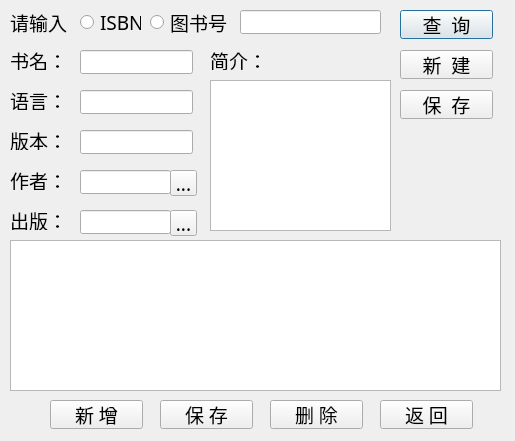
<?xml version="1.0" encoding="UTF-8"?>
<ui version="4.0">
 <class>BookManagementDialog</class>
 <widget class="QDialog" name="BookManagementDialog">
  <property name="geometry">
   <rect>
    <x>0</x>
    <y>0</y>
    <width>515</width>
    <height>441</height>
   </rect>
  </property>
  <property name="windowTitle">
   <string>Dialog</string>
  </property>
  <widget class="QLineEdit" name="isbn_edt">
   <property name="geometry">
    <rect>
     <x>240</x>
     <y>10</y>
     <width>141</width>
     <height>24</height>
    </rect>
   </property>
   <property name="font">
    <font>
     <family>思源黑体</family>
     <pointsize>14</pointsize>
    </font>
   </property>
  </widget>
  <widget class="QLabel" name="label">
   <property name="geometry">
    <rect>
     <x>10</x>
     <y>10</y>
     <width>61</width>
     <height>24</height>
    </rect>
   </property>
   <property name="font">
    <font>
     <family>思源黑体</family>
     <pointsize>14</pointsize>
    </font>
   </property>
   <property name="text">
    <string>请输入：</string>
   </property>
  </widget>
  <widget class="QRadioButton" name="ISBN_ra">
   <property name="geometry">
    <rect>
     <x>80</x>
     <y>10</y>
     <width>61</width>
     <height>24</height>
    </rect>
   </property>
   <property name="font">
    <font>
     <family>思源黑体</family>
     <pointsize>14</pointsize>
    </font>
   </property>
   <property name="text">
    <string>ISBN</string>
   </property>
  </widget>
  <widget class="QRadioButton" name="idx_ra">
   <property name="geometry">
    <rect>
     <x>150</x>
     <y>10</y>
     <width>81</width>
     <height>24</height>
    </rect>
   </property>
   <property name="font">
    <font>
     <family>思源黑体</family>
     <pointsize>14</pointsize>
    </font>
   </property>
   <property name="text">
    <string>图书号</string>
   </property>
  </widget>
  <widget class="QPushButton" name="search_btn">
   <property name="geometry">
    <rect>
     <x>400</x>
     <y>10</y>
     <width>93</width>
     <height>29</height>
    </rect>
   </property>
   <property name="font">
    <font>
     <family>思源黑体</family>
     <pointsize>14</pointsize>
    </font>
   </property>
   <property name="text">
    <string>查  询</string>
   </property>
  </widget>
  <widget class="QPushButton" name="new_book_btn">
   <property name="geometry">
    <rect>
     <x>50</x>
     <y>400</y>
     <width>93</width>
     <height>29</height>
    </rect>
   </property>
   <property name="font">
    <font>
     <family>思源黑体</family>
     <pointsize>14</pointsize>
    </font>
   </property>
   <property name="text">
    <string>新 增</string>
   </property>
  </widget>
  <widget class="QPushButton" name="save_book_btn">
   <property name="geometry">
    <rect>
     <x>160</x>
     <y>400</y>
     <width>93</width>
     <height>29</height>
    </rect>
   </property>
   <property name="font">
    <font>
     <family>思源黑体</family>
     <pointsize>14</pointsize>
    </font>
   </property>
   <property name="text">
    <string>保 存</string>
   </property>
  </widget>
  <widget class="QPushButton" name="delete_book_btn">
   <property name="geometry">
    <rect>
     <x>270</x>
     <y>400</y>
     <width>93</width>
     <height>29</height>
    </rect>
   </property>
   <property name="font">
    <font>
     <family>思源黑体</family>
     <pointsize>14</pointsize>
    </font>
   </property>
   <property name="text">
    <string>删 除</string>
   </property>
  </widget>
  <widget class="QPushButton" name="back_btn">
   <property name="geometry">
    <rect>
     <x>380</x>
     <y>400</y>
     <width>93</width>
     <height>29</height>
    </rect>
   </property>
   <property name="font">
    <font>
     <family>思源黑体</family>
     <pointsize>14</pointsize>
    </font>
   </property>
   <property name="text">
    <string>返 回</string>
   </property>
  </widget>
  <widget class="QPushButton" name="new_bookinfo_btn">
   <property name="geometry">
    <rect>
     <x>400</x>
     <y>50</y>
     <width>93</width>
     <height>29</height>
    </rect>
   </property>
   <property name="font">
    <font>
     <family>思源黑体</family>
     <pointsize>14</pointsize>
    </font>
   </property>
   <property name="text">
    <string>新  建</string>
   </property>
  </widget>
  <widget class="QLineEdit" name="book_name_edt">
   <property name="geometry">
    <rect>
     <x>80</x>
     <y>50</y>
     <width>113</width>
     <height>24</height>
    </rect>
   </property>
   <property name="font">
    <font>
     <family>思源黑体</family>
     <pointsize>14</pointsize>
    </font>
   </property>
  </widget>
  <widget class="QLabel" name="label_2">
   <property name="geometry">
    <rect>
     <x>10</x>
     <y>50</y>
     <width>69</width>
     <height>20</height>
    </rect>
   </property>
   <property name="font">
    <font>
     <family>思源黑体</family>
     <pointsize>14</pointsize>
    </font>
   </property>
   <property name="text">
    <string>书名：</string>
   </property>
  </widget>
  <widget class="QLabel" name="label_3">
   <property name="geometry">
    <rect>
     <x>10</x>
     <y>90</y>
     <width>69</width>
     <height>20</height>
    </rect>
   </property>
   <property name="font">
    <font>
     <family>思源黑体</family>
     <pointsize>14</pointsize>
    </font>
   </property>
   <property name="text">
    <string>语言：</string>
   </property>
  </widget>
  <widget class="QLineEdit" name="lang_edt">
   <property name="geometry">
    <rect>
     <x>80</x>
     <y>90</y>
     <width>113</width>
     <height>24</height>
    </rect>
   </property>
   <property name="font">
    <font>
     <family>思源黑体</family>
     <pointsize>14</pointsize>
    </font>
   </property>
  </widget>
  <widget class="QLabel" name="label_4">
   <property name="geometry">
    <rect>
     <x>10</x>
     <y>130</y>
     <width>69</width>
     <height>20</height>
    </rect>
   </property>
   <property name="font">
    <font>
     <family>思源黑体</family>
     <pointsize>14</pointsize>
    </font>
   </property>
   <property name="text">
    <string>版本：</string>
   </property>
  </widget>
  <widget class="QLineEdit" name="ver_edt">
   <property name="geometry">
    <rect>
     <x>80</x>
     <y>130</y>
     <width>113</width>
     <height>24</height>
    </rect>
   </property>
   <property name="font">
    <font>
     <family>思源黑体</family>
     <pointsize>14</pointsize>
    </font>
   </property>
  </widget>
  <widget class="QLabel" name="label_5">
   <property name="geometry">
    <rect>
     <x>210</x>
     <y>50</y>
     <width>69</width>
     <height>20</height>
    </rect>
   </property>
   <property name="font">
    <font>
     <family>思源黑体</family>
     <pointsize>14</pointsize>
    </font>
   </property>
   <property name="text">
    <string>简介：</string>
   </property>
  </widget>
  <widget class="QLabel" name="label_6">
   <property name="geometry">
    <rect>
     <x>10</x>
     <y>170</y>
     <width>69</width>
     <height>20</height>
    </rect>
   </property>
   <property name="font">
    <font>
     <family>思源黑体</family>
     <pointsize>14</pointsize>
    </font>
   </property>
   <property name="text">
    <string>作者：</string>
   </property>
  </widget>
  <widget class="QLabel" name="label_7">
   <property name="geometry">
    <rect>
     <x>10</x>
     <y>210</y>
     <width>69</width>
     <height>20</height>
    </rect>
   </property>
   <property name="font">
    <font>
     <family>思源黑体</family>
     <pointsize>14</pointsize>
    </font>
   </property>
   <property name="text">
    <string>出版：</string>
   </property>
  </widget>
  <widget class="QTextEdit" name="brief_edt">
   <property name="geometry">
    <rect>
     <x>210</x>
     <y>80</y>
     <width>181</width>
     <height>151</height>
    </rect>
   </property>
   <property name="font">
    <font>
     <family>思源黑体</family>
     <pointsize>14</pointsize>
    </font>
   </property>
  </widget>
  <widget class="QLineEdit" name="auth_edt">
   <property name="geometry">
    <rect>
     <x>80</x>
     <y>170</y>
     <width>91</width>
     <height>24</height>
    </rect>
   </property>
   <property name="font">
    <font>
     <family>思源黑体</family>
     <pointsize>14</pointsize>
    </font>
   </property>
   <property name="readOnly">
    <bool>false</bool>
   </property>
  </widget>
  <widget class="QLineEdit" name="press_edt">
   <property name="geometry">
    <rect>
     <x>80</x>
     <y>210</y>
     <width>91</width>
     <height>24</height>
    </rect>
   </property>
   <property name="font">
    <font>
     <family>思源黑体</family>
     <pointsize>14</pointsize>
    </font>
   </property>
  </widget>
  <widget class="QToolButton" name="author_btn">
   <property name="geometry">
    <rect>
     <x>170</x>
     <y>170</y>
     <width>27</width>
     <height>26</height>
    </rect>
   </property>
   <property name="font">
    <font>
     <family>思源黑体</family>
     <pointsize>14</pointsize>
    </font>
   </property>
   <property name="text">
    <string>...</string>
   </property>
  </widget>
  <widget class="QToolButton" name="press_btn">
   <property name="geometry">
    <rect>
     <x>170</x>
     <y>210</y>
     <width>27</width>
     <height>26</height>
    </rect>
   </property>
   <property name="font">
    <font>
     <family>思源黑体</family>
     <pointsize>14</pointsize>
    </font>
   </property>
   <property name="text">
    <string>...</string>
   </property>
  </widget>
  <widget class="QPushButton" name="save_bookinfo_btn">
   <property name="geometry">
    <rect>
     <x>400</x>
     <y>90</y>
     <width>93</width>
     <height>29</height>
    </rect>
   </property>
   <property name="font">
    <font>
     <family>思源黑体</family>
     <pointsize>14</pointsize>
    </font>
   </property>
   <property name="text">
    <string>保  存</string>
   </property>
  </widget>
  <widget class="QTableView" name="tableView">
   <property name="geometry">
    <rect>
     <x>10</x>
     <y>240</y>
     <width>491</width>
     <height>151</height>
    </rect>
   </property>
  </widget>
 </widget>
 <resources/>
 <connections/>
</ui>
